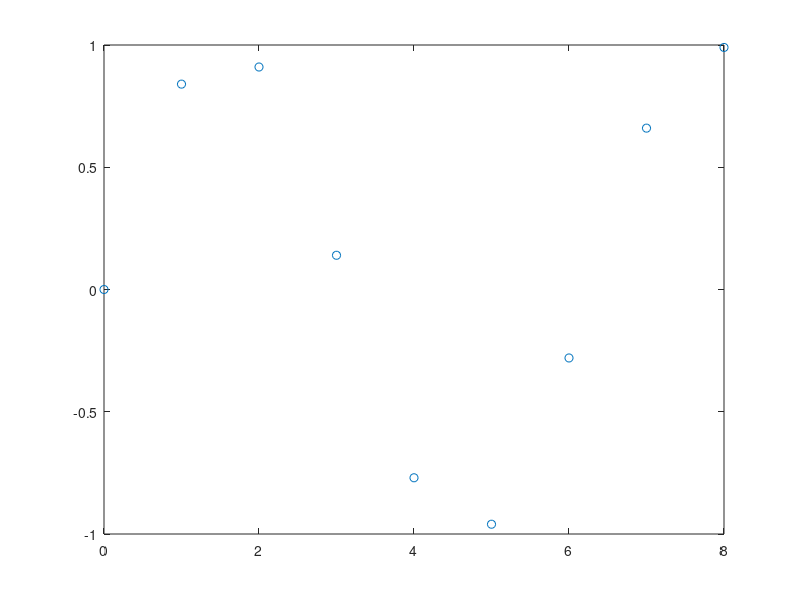

Write MATLAB code to recreate this figure. (Note: this script raises an error after producing the figure.)
function [] = FitRuntimeErrorExample()

% 
% x = 0:0.1:5;
% x=x';
% y = x.^2;
% 
% 
% sf = fit(x,y,'Poly2');
% plot(sf,x,y)
%  xlabel('ResponseExx');
% ylabel('ResponseEyy');
% zlabel('ResponseDensity');

x = [0 1 2 3 4 5 6 7 8];
t = [0 0.84 0.91 0.14 -0.77 -0.96 -0.28 0.66 0.99];
plot(x,t,'o')


net = feedforwardnet(10);
net = configure(net,x,t);
y1 = net(x)
plot(x,t,'o',x,y1,'x')